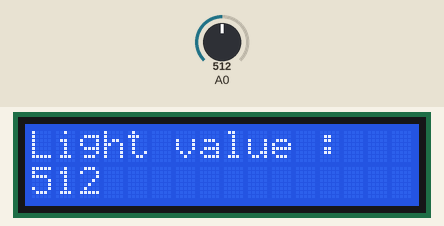
Recording of a sketch running on a simulated Arduino Uno, built with avr-gcc and run on an emulated ATmega328P. Parts: 16×2 character LCD. The test bench sets the inputs (shaded band); at power-on: A0 = 512. What the sketch prints to the serial monitor is not drawn.

Above: at 1.2 s.
1.3 s: A0 set to 716
At 3.3 s:
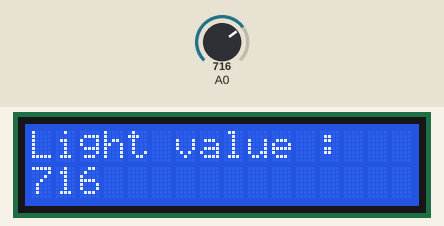
3.6 s: A0 set to 900
At 5.2 s:
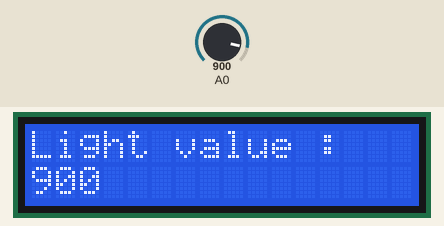
5.6 s: A0 set to 1023
At 7.1 s:
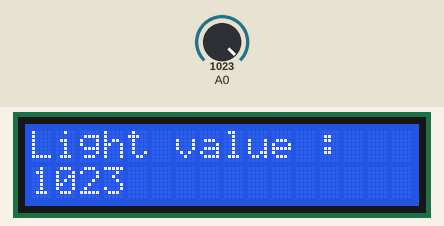
Timing chart, 0 to 8.6 s (numbered marks = the images above; inputs shaded):
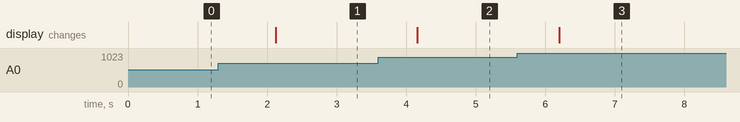

The sketch:

LCD2.ino
```cpp
#include <Wire.h>
#include <LiquidCrystal_I2C.h>

LiquidCrystal_I2C lcd(0x27,16,2);


void setup() {
  // put your setup code here, to run once:
  lcd.begin();
  Serial.begin(9600);
}

void loop() {
  // put your main code here, to run repeatedly:
  int light = analogRead(A0);
  Serial.println(light);

  lcd.clear();
  lcd.print("Light value : ");
  lcd.setCursor(0,1);
  lcd.print(light);

//  lcd.scrollDisplayRight();
  delay(1000);
}
```

Measured:
- after the input at 1.3 s, the display: changes after 0.82 s (image 1)
- after the input at 3.6 s, the display: changes after 0.56 s (image 2)
- after the input at 5.6 s, the display: changes after 0.60 s (image 3)
